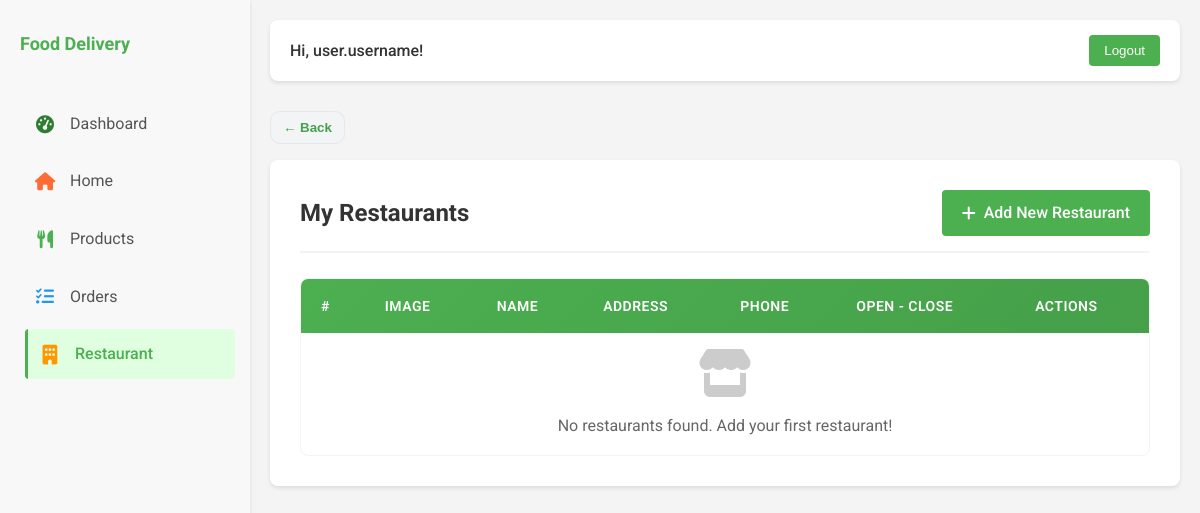
The app's page /seller/restaurants/ (signed in), older data.
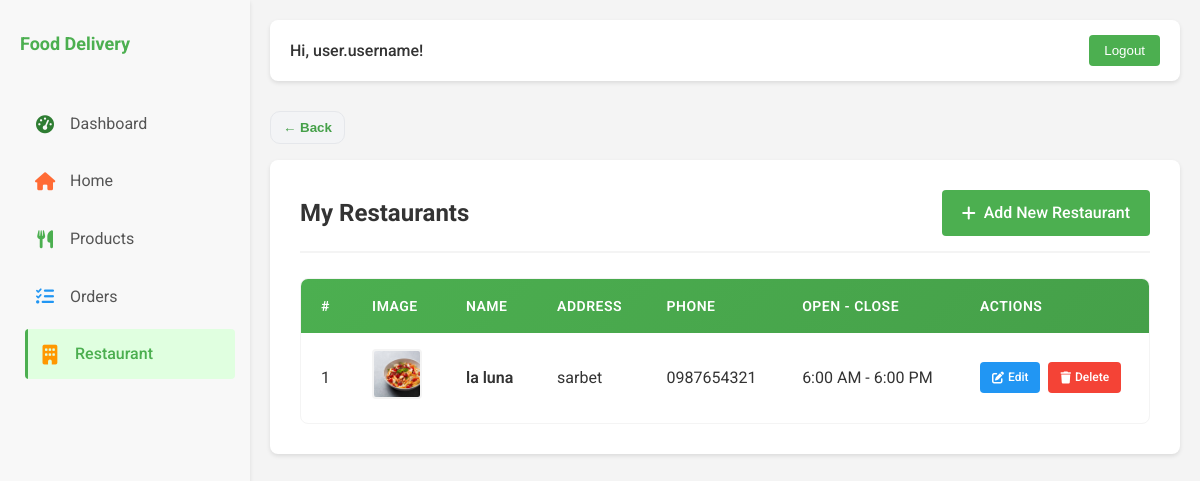
The same page, newer data.
### deliveryApp/models.py (models this page shows, shortened)
class Restaurant(models.Model):
    name = models.CharField(max_length=200)
    address = models.CharField(max_length=200)
    discription = models.TextField()
    phone_number = models.CharField(max_length=15, blank=True, null=True)
    image = models.ImageField(upload_to='restaurants/', blank=True, null=True)
    open_time = models.TimeField()
    close_time = models.TimeField()
    created_at = models.DateTimeField(auto_now_add=True)
    added_by = models.ForeignKey(User, on_delete=models.CASCADE, null=True, blank=True)

### deliveryApp/views.py (the view)
# urls.py: path('seller/restaurants/', restaurant_list, name='seller_restaurants'),
@login_required
def restaurant_list(request):
    restaurants = Restaurant.objects.filter(added_by=request.user).order_by("-created_at")
    return render(request, "seller/restaurant_list.html", {"restaurants": restaurants})

### deliveryApp/templates/seller/restaurant_list.html
{% extends './base.html' %}
{% block content %}
<div class="unified-container">
    <div class="unified-header">
        <h2>My Restaurants</h2>
        <a href="{% url 'add_Restaurant' %}" class="add-new-btn">
            <i class="fas fa-plus"></i> Add New Restaurant
        </a>
    </div>
    <div class="unified-table-wrapper">
        <table class="unified-table">
            <thead>
                <tr>
                    <th>#</th>
                    <th>Image</th>
                    <th>Name</th>
                    <th>Address</th>
                    <th>Phone</th>
                    <th>Open - Close</th>
                    <th>Actions</th>
                </tr>
            </thead>
            <tbody>
                {% for restaurant in restaurants %}
                <tr>
                    <td>{{ forloop.counter }}</td>
                    <td>
                        <img src="{{ restaurant.image.url }}" alt="restaurant image" class="thumb">
                    </td>
                    <td class="item-name">{{ restaurant.name }}</td>
                    <td>{{ restaurant.address }}</td>
                    <td>{{ restaurant.phone_number }}</td>
                    <td>{{ restaurant.open_time|time:"g:i A" }} - {{ restaurant.close_time|time:"g:i A" }}</td>
                    <td>
                        <div class="action-buttons">
                            <a href="{% url 'edit_restaurant' restaurant.id %}" class="btn-edit">
                                <i class="fas fa-edit"></i> Edit
                            </a>
                            <a href="{% url 'delete_restaurant' restaurant.id %}" class="btn-delete" onclick="return confirm('Are you sure you want to delete this restaurant?');">
                                <i class="fas fa-trash"></i> Delete
                            </a>
                        </div>
                    </td>
                </tr>
                {% empty %}
                <tr>
                    <td colspan="7" class="empty-state">
                        <i class="fas fa-store"></i>
                        <p>No restaurants found. Add your first restaurant!</p>
                    </td>
                </tr>
                {% endfor %}
            </tbody>
        </table>
    </div>
</div>
{% endblock %}

Row changes from the older to the newer data that the page shows:
now on this page (row edited): Restaurant: image (picture), name "la luna", address "sarbet", phone_number "0987654321", open_time "6:00 AM", close_time "6:00 PM"
Text that changed along with them:
text no longer shown: "No restaurants found. Add your first restaurant!"
